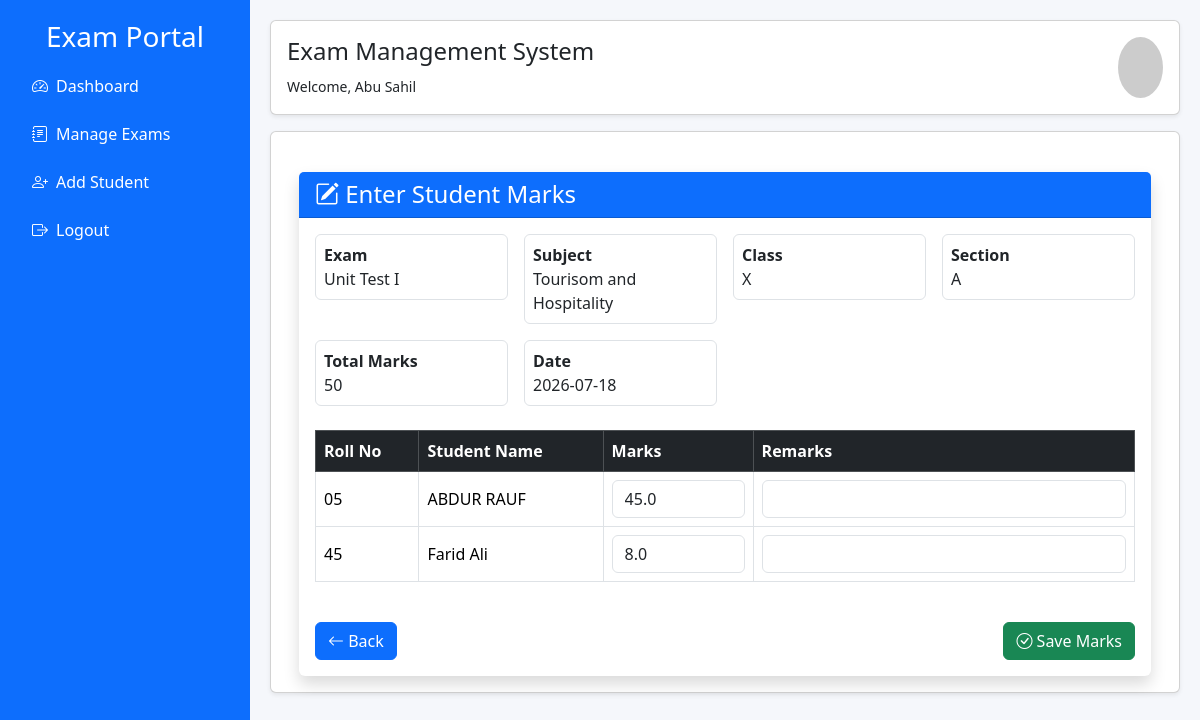
/add_marks/1 (signed in), run on the app's committed database.
### application/model.py (models this page shows, shortened)
class User(db.Model, UserMixin):
    __tablename__ = "users"
    id = db.Column(db.Integer, primary_key=True)
    role = db.Column(db.String(20), nullable=False)       # Admin / Staff / Student
    name = db.Column(db.String(100), nullable=False)
    email = db.Column(db.String(100), unique=True, nullable=False)
    password = db.Column(db.String(255), nullable=False)
    is_active = db.Column(db.Boolean, default=True)
    created_at = db.Column(db.DateTime, default=datetime.utcnow)
    staff = db.relationship("Staff",back_populates="user",uselist=False,cascade="all, delete-orphan")
    student = db.relationship("Student",back_populates="user",uselist=False,cascade="all, delete-orphan")

class Exam(db.Model):
    __tablename__ = "exams"
    id = db.Column(db.Integer, primary_key=True)
    name = db.Column(db.String(100), nullable=False)
    subject_id = db.Column(db.Integer,  db.ForeignKey("subjects.id"),nullable=False )
    exam_date = db.Column(db.Date, nullable=False)
    total_marks = db.Column(db.Integer, nullable=False)
    pass_marks = db.Column(db.Integer, nullable=False)
    staff_id = db.Column(db.Integer,db.ForeignKey("staffs.id"),nullable=False)
    created_at = db.Column(db.DateTime, default=datetime.utcnow)
    subject = db.relationship("Subject", back_populates="exams")
    staff = db.relationship("Staff", back_populates="exams")
    marks = db.relationship("Mark",back_populates="exam",cascade="all, delete-orphan")
    fee_collections = db.relationship("FeeCollection", back_populates="exam",cascade="all, delete-orphan")

class Subject(db.Model):
    __tablename__ = "subjects"
    id = db.Column(db.Integer, primary_key=True)
    name = db.Column(db.String(50), nullable=False)
    class_id = db.Column(db.Integer,db.ForeignKey("classes.id"),nullable=False)
    school_class = db.relationship("SchoolClass",back_populates="subjects")
    exams = db.relationship("Exam", back_populates="subject",cascade="all, delete-orphan" )
    staff = db.relationship("Staff",back_populates="subject" , uselist = False )

class SchoolClass(db.Model):
    __tablename__ = "classes"
    id = db.Column(db.Integer, primary_key=True)
    name = db.Column(db.String(20), nullable=False)
    section = db.Column(db.String(10), nullable=False)
    students = db.relationship("Student",back_populates="school_class",cascade="all, delete-orphan")
    subjects = db.relationship("Subject",back_populates="school_class",cascade="all, delete-orphan" )
    fee_types = db.relationship("FeeType",back_populates="school_class",cascade="all, delete-orphan")
    __table_args__ = (
        db.UniqueConstraint(
            "name",
            "section",
            name="unique_class_section"
        ),
    )

class Student(db.Model):
    __tablename__ = "students"
    id = db.Column(db.Integer, primary_key=True)
    user_id = db.Column(db.Integer,db.ForeignKey("users.id"), unique=True, nullable=False )
    roll_no = db.Column(db.String(20), nullable=False)
    class_id = db.Column(db.Integer,db.ForeignKey("classes.id"),nullable=False)
    phone = db.Column(db.String(15))
    user = db.relationship("User", back_populates="student")
    marks = db.relationship("Mark",back_populates="student",cascade="all, delete-orphan")
    school_class = db.relationship("SchoolClass",back_populates="students")
    fee_collections = db.relationship("FeeCollection",back_populates="student",cascade="all, delete-orphan")
    __table_args__ = (
        db.UniqueConstraint(
            "roll_no",
            "class_id",
            name="unique_roll_per_section"
        ),
    )

class Mark(db.Model):
    __tablename__ = "marks"
    id = db.Column(db.Integer, primary_key=True)
    student_id = db.Column(db.Integer,db.ForeignKey("students.id"),nullable=False )
    exam_id = db.Column(db.Integer,db.ForeignKey("exams.id"), nullable=False )
    marks_obtained = db.Column(db.Float, nullable=False,default=0)
    grade = db.Column(db.String(5))
    remarks = db.Column(db.String(100))
    created_at = db.Column(db.DateTime, default=datetime.utcnow)
    student = db.relationship("Student", back_populates="marks")
    exam = db.relationship("Exam", back_populates="marks")
    __table_args__ = (
        db.UniqueConstraint(
            "student_id",
            "exam_id",
            name="unique_student_exam"
        ),
    )

### application/controler.py (the view, shortened to what this page needs)
@app.route("/add_marks/<int:exam_id>", methods=["GET", "POST"])
@login_required
def add_marks(exam_id):
    exam = Exam.query.get_or_404(exam_id)
    if current_user.role is None or current_user.role != "staff":
        flash("Only staff can access this page.", "danger")
        return redirect(url_for("login"))
    if current_user.staff is None or current_user.staff.id != exam.staff_id:
        flash("You are not the examiner for this subject.", "danger")
        return redirect(url_for("staff"))
    students = (
    Student.query
    .filter_by(class_id=exam.subject.class_id)
    .order_by(cast(Student.roll_no, Integer))
    .all()
)
    marks = Mark.query.filter_by(exam_id=exam.id).all()
    return render_template(
        "staff/add_marks.html",
        exam=exam,
        students=students,
        staff=current_user,
        marks=marks
    )

### application/controler.py (called while the page is built)
@login_manager.user_loader
def load_user(user_id):
    return User.query.get(int(user_id))

### templates/staff/add_marks.html (shortened to what this page needs)
{% extends "staff/staff_dashboard.html" %}
{% block content %}
<div class="container-fluid mt-4">
    <div class="card shadow border-0">
        <div class="card-header bg-primary text-white">
            <h4 class="mb-0">
                <i class="bi bi-pencil-square"></i>
                Enter Student Marks
            </h4>
        </div>
        <div class="card-body">
            <div class="row g-3 mb-4">
                <div class="col-6 col-md-3">
                    <div class="border rounded p-2">
                        <strong>Exam</strong><br>
                        {{ exam.name }}
                    </div>
                </div>
                <div class="col-6 col-md-3">
                    <div class="border rounded p-2">
                        <strong>Subject</strong><br>
                        {{ exam.subject.name }}
                    </div>
                </div>
                <div class="col-6 col-md-3">
                    <div class="border rounded p-2">
                        <strong>Class</strong><br>
                        {{ exam.subject.school_class.name }}
                    </div>
                </div>
                <div class="col-6 col-md-3">
                    <div class="border rounded p-2">
                        <strong>Section</strong><br>
                        {{ exam.subject.school_class.section }}
                    </div>
                </div>
                <div class="col-6 col-md-3">
                    <div class="border rounded p-2">
                        <strong>Total Marks</strong><br>
                        {{ exam.total_marks }}
                    </div>
                </div>
                <div class="col-6 col-md-3">
                    <div class="border rounded p-2">
                        <strong>Date</strong><br>
                        {{ exam.exam_date }}
                    </div>
                </div>
            </div>
            <form method="POST">
                <div class="table-responsive d-none d-lg-block">
                    <table class="table table-bordered table-hover align-middle">
                        <thead class="table-dark">
                            <tr>
                                <th>Roll No</th>
                                <th>Student Name</th>
                                <th width="150">Marks</th>
                                <th>Remarks</th>
                            </tr>
                        </thead>
                        <tbody>
                            {% for student in students %}
                            {% set mark = marks | selectattr("student_id","equalto",student.id) | first %}
                            <tr>
                                <td>
                                    {{ student.roll_no }}
                                </td>
                                <td>{{ student.user.name }}</td>
                                <td>
                                    <input
                                        type="number"
                                        class="form-control"
                                        name="marks"
                                        min="0"
                                        max="{{ exam.total_marks }}"
                                        value="{{ mark.marks_obtained if mark else '' }}"
                                        oninput="if(this.value>this.max)this.value=this.max;"
                                        required>
                                </td>
                                <td>
                                    <input
                                        type="text"
                                        class="form-control"
                                        name="remarks"
                                        value="{{ mark.remarks if mark else '' }}">
                                </td>
                            </tr>
                            {% endfor %}
                        </tbody>
                    </table>
                </div>
                <div class="d-flex flex-column flex-sm-row justify-content-between gap-2 mt-4">
                    <a href="/manage_exams" class="btn btn-primary">
                        <i class="bi bi-arrow-left"></i>
                        Back
                    </a>
                    <button type="submit" class="btn btn-success">
                        <i class="bi bi-check-circle"></i>
                        Save Marks
                    </button>
                </div>
            </form>
        </div>
    </div>
</div>
{% endblock %}

### templates/staff/staff_dashboard.html (shortened to what this page needs)
<!DOCTYPE html>
<html lang="en">
<head>
    <link href="https://cdn.jsdelivr.net/npm/bootstrap@5.3.3/dist/css/bootstrap.min.css" rel="stylesheet">
    <link href="https://cdn.jsdelivr.net/npm/bootstrap-icons/font/bootstrap-icons.css" rel="stylesheet">
</head>
<body>
    <div class="sidebar d-none d-md-block">
        <h3 class="text-white text-center">Exam Portal</h3>
        <a href="/staff"><i class="bi bi-speedometer2 me-2"></i>Dashboard</a>
        <a href="/manage_exams"><i class="bi bi-journal-text me-2"></i>Manage Exams</a>
        <a href="/add_student_bystaff"><i class="bi bi-person-plus me-2"></i>Add Student</a>
        <a href="/logout"><i class="bi bi-box-arrow-right me-2"></i>Logout</a>
    </div>
    <div class="content">
        <div class="desktop-top card shadow-sm mb-3">
            <div class="card-body d-flex justify-content-between">
                <div>
                    <h4>Exam Management System</h4><small>Welcome, {{staff.name}}</small>
                </div>
                <img class="rounded-circle" width="45"
                    src="https://ui-avatars.com/api/?name={{staff.name}}&background=0d6efd&color=fff">
            </div>
        </div>
        <div class="card shadow-sm">
            <div class="card-body">
                {% block content %}{% endblock %}
            </div>
        </div>
    </div>
</body>
</html>

### templates/staff/staff_dashboard.html (style rules this page uses)
body { background: #f5f7fb }
.sidebar { position: fixed; left: 0; top: 0; width: 250px; height: 100vh; background: #0d6efd; padding: 20px }
.sidebar a { display: flex; color: #fff; text-decoration: none; padding: 12px; border-radius: 8px }
.content { margin-left: 250px; padding: 20px }

### data on the page
User: name "Abu Sahil"
Exam: name "Unit Test I", total_marks "50", exam_date "2026-07-18", marks "45.0", marks "8.0"
Subject: subject.name "Tourisom and Hospitality"
SchoolClass: subject.school_class.name "X", subject.school_class.section "A"
Student: roll_no "05", user.name "ABDUR RAUF"
Student: roll_no "45", user.name "Farid Ali"
